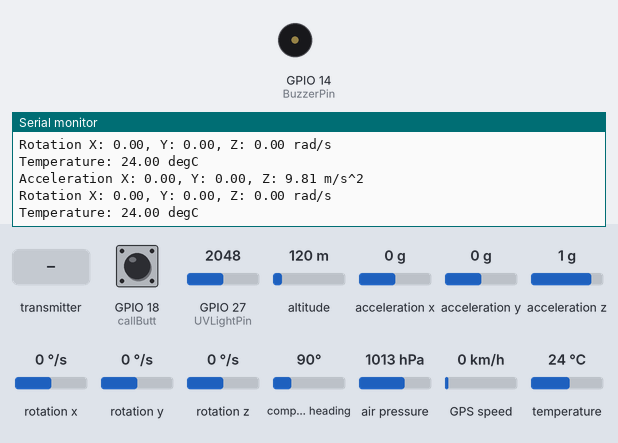
This sketch was run on a simulated ESP32. Shown: buzzer (waves = sounding, pin HIGH), the last lines printed to the serial monitor. The test bench sets the inputs (shaded band); at power-on: acceleration x 0 g, GPIO 18 (callButt) LOW, acceleration y 0 g, altitude 120 m, GPIO 27 (UVLightPin) = 2048, acceleration z 1 g, rotation x 0 °/s, rotation y 0 °/s, rotation z 0 °/s, compass heading 90°, air pressure 1013 hPa, GPS speed 0 km/h, temperature 24 °C. WiFi joins after 1.5 s; servers stay silent unless stated; uploads are accepted with an empty reply; the GPS gets a fix after 3 s at 37.7749, -122.4194 with 8 satellites.

Above: at 3.2 s.
3.3 s: acceleration x set to -1.4 g
At 3.51 s:
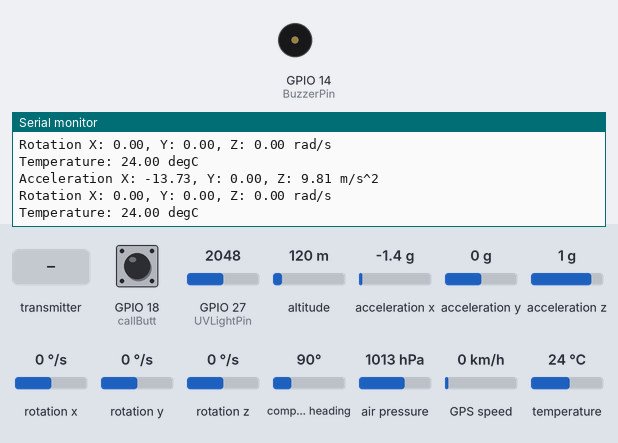
7.4 s: GPIO 18 (callButt) pulled HIGH for 1 s
9.9 s: the transmitter starts sending accX_ms2 = 0
At 9.91 s:
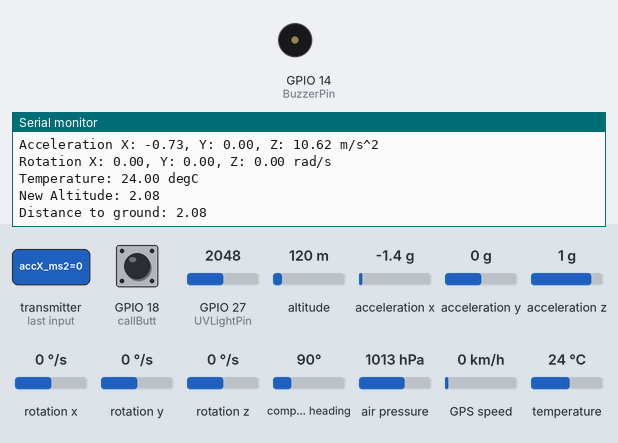
11.4 s: acceleration y set to -1.4 g
At 11.4 s:
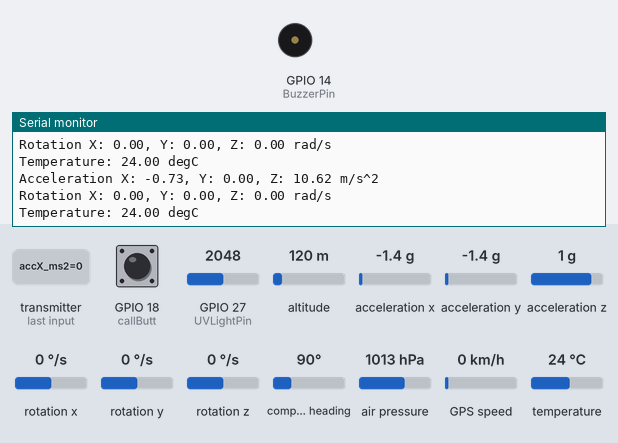
13.4 s: altitude set to 20 m
At 13.58 s:
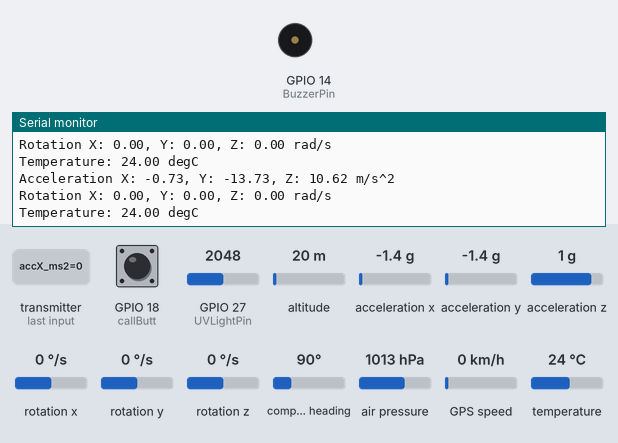
17.5 s: the transmitter starts sending accY_ms2 = 0
Timing chart, 0 to 20.5 s (numbered marks = the images above; inputs shaded):
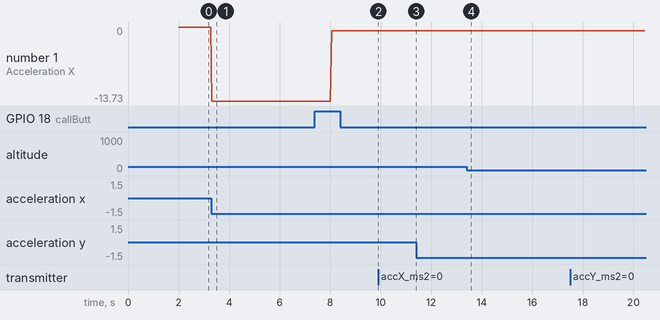

The sketch:

handSensor.ino
```cpp
#include <Adafruit_MPU6050.h>
#include <Adafruit_Sensor.h>
#include <Adafruit_BMP280.h>
#include <Wire.h>
#include <TinyGPS++.h>
#include <WiFi.h>
#include <esp_now.h>
#include <WebSocketsClient.h>
#include <ArduinoJson.h>
#include <HTTPClient.h>
#define GPS_BAUD 9600
#define GPSRx 16
#define GPSTx 17
#define callButt 18
#define UVLightPin 27
#define BuzzerPin 14

Adafruit_MPU6050 mpu;

TinyGPSPlus gps;

const char* ssid = "Mino";
const char* password = "AGoodPass";
const char* serverAddress = "172.20.10.8";
const char* webSocketIp = "192.168.10.173";
const int websocketPort=8080;
const int serverPort = 8080;
WebSocketsClient webSocket;
unsigned long previousMillis = 0;  // Variable to store last time data was sent
const long interval = 2000;

Adafruit_BMP280 bmp;

// Reference height (at the point where you start measuring)
float referenceHeight = 0.8; // Adjust this to the initial height in meters
float handHeight = 0;
float distanceGround=0;
float currentAltitude = 0;

const int numReadings = 10; // Number of readings to average for smoothing
float altitudeReadings[numReadings]; // Array to store readings for averaging
int readingIndex = 0;  // Index for the array
float totalAltitude = 0; // Total of all altitude readings

float referenceAltitude = 0; // Variable to store the reference altitude
float totalReferenceAltitude = 0; // Total of all reference altitude readings
int referenceIndex = 0;  // Index for the reference altitude array

unsigned long lastUpdateTime = 0;
unsigned long updateInterval = 5000; // Update the reference altitude every 10 seconds


const float referenceVoltageUV=3.3;
float uvIntensity;

sensors_event_t accel, gyro, temp;
double longtitude,latitude,altitude;
uint8_t timeHour,timeMinute,timeSecond;

float accelX_offset=0,accelY_offset=0,accelZ_offset=0,gyroX_offset=0,gyroY_offset=0,gyroZ_offset=0;
HardwareSerial gpsSerial(2);

int stepCount = 0;
bool stepDetected = false;
float previousAccZ = 0;
float stepThreshold = 1.5; // Threshold for step detection
float stepLength = 0.73;
float totalDistance = 0;
float prevMagnitude = 0;

float gyroDegX=0,gyroDegY=0,gyroDegZ=0;

typedef struct {
  float accX_ms2;
  float accY_ms2;
  float accZ_ms2;
  float gyroX_dps;
  float gyroY_dps;
  float gyroZ_dps;
  float altitude_m;
} SensorData;

SensorData receivedData;
float newAltitudeSlave=0;
void webSocketEvent(WStype_t type, uint8_t* payload, size_t length) {
    switch (type) {
        case WStype_CONNECTED:
            Serial.println("Connected to WebSocket server");
            // webSocket.sendTXT("Hello from ESP32");  // Send a test message after connection
            break;
        case WStype_DISCONNECTED:
            Serial.println("Disconnected from WebSocket server");
            break;
        case WStype_TEXT:
            // This block will handle any text message received
            Serial.print("Received Message: ");
            Serial.println((char*)payload);  // Print received message
            delay(10);
            break;
        case WStype_BIN:
            Serial.println("Received binary data");
            break;
        case WStype_ERROR:
            Serial.println("WebSocket error occurred");
            break;
    }
}
void onDataReceive(const esp_now_recv_info_t *info, const uint8_t *incomingData, int len) {
  if (len != sizeof(SensorData)) {
    Serial.println("⚠️ Received data size mismatch!");
    return;
  }
  memcpy(&receivedData, incomingData, sizeof(receivedData));
  Serial.print("New Altitude: ");
  Serial.println(newAltitudeSlave);
  distanceGround=newAltitudeSlave-receivedData.altitude_m;
  Serial.print("Distance to ground: ");
  Serial.println(distanceGround);
}
void checkDistance(void* params){
  while(1){

    newAltitudeSlave = bmp.readAltitude(1013.25);  // Read the altitude (in meters)

    // Wait for a short delay before the next reading
    vTaskDelay(pdMS_TO_TICKS(50));
  }
}
void detectStep(float accX, float accY, float accZ) {
  // Calculate the magnitude of acceleration (independent of orientation)
  float magnitude = sqrt(accX * accX + accY * accY + accZ * accZ);

  if (!stepDetected && (magnitude - prevMagnitude) > 1.2) {
    stepCount++;
    totalDistance += stepLength;

    Serial.print("Steps: ");
    Serial.print(stepCount);
    Serial.print(" | Distance: ");
    Serial.print(totalDistance);
    Serial.println(" meters");

    stepDetected = true;
  }
  else if ((magnitude - prevMagnitude) < 0.5) {
    stepDetected = false;
  }

  prevMagnitude = magnitude;
}
void readMpu6050(){
  mpu.getEvent(&accel, &gyro, &temp);
  accel.acceleration.x-=accelX_offset;
  accel.acceleration.y-=accelY_offset;
  accel.acceleration.z-=accelZ_offset;

  gyro.gyro.x-=gyroX_offset;
  gyro.gyro.y-=gyroY_offset;
  gyro.gyro.z-=gyroZ_offset;

  /* Print out the values */
  Serial.print("Acceleration X: ");
  Serial.print(accel.acceleration.x);
  Serial.print(", Y: ");
  Serial.print(accel.acceleration.y);
  Serial.print(", Z: ");
  Serial.print(accel.acceleration.z);
  Serial.println(" m/s^2");

  Serial.print("Rotation X: ");
  Serial.print(gyro.gyro.x);
  Serial.print(", Y: ");
  Serial.print(gyro.gyro.y);
  Serial.print(", Z: ");
  Serial.print(gyro.gyro.z);
  Serial.println(" rad/s");

  Serial.print("Temperature: ");
  Serial.print(temp.temperature);
  Serial.println(" degC");

  Serial.println("");
  detectStep(accel.acceleration.z,accel.acceleration.x,accel.acceleration.y);
  gyroDegX=gyro.gyro.x*(180.0/PI);
  gyroDegY=gyro.gyro.y*(180.0/PI);
  gyroDegZ=gyro.gyro.z*(180.0/PI);
}
void getAccelData(void* params){
  while(1){
    readMpu6050();
    vTaskDelay(pdMS_TO_TICKS(50));
  }
}
void gpsRead(){

  unsigned long start = millis();

  while (gpsSerial.available() > 0) {
    gps.encode(gpsSerial.read());
  }
  if (gps.location.isUpdated()) {
      latitude=gps.location.isValid() ? gps.location.lat() : 0.0;
      Serial.print("Latitude: ");
      Serial.print(latitude);
      longtitude=gps.location.isValid() ? gps.location.lng() : 0.0;
      Serial.print(" Longitude: ");
      Serial.print(longtitude);
      altitude=gps.altitude.isValid() ? gps.altitude.meters() : 0.0;
      Serial.print(" Altitude: ");
      Serial.print(altitude);
      Serial.print(" meters");
      Serial.println();

      Serial.print("Satellites: ");
      Serial.println(gps.satellites.value());
      timeHour=gps.time.hour();
      timeHour+=2;
      if(timeHour>24){
        timeHour=24-timeHour;
      }
      timeMinute=gps.time.minute();
      timeSecond=gps.time.second();
      Serial.print("Time: ");
      Serial.print(timeHour);
      Serial.print(":");
      Serial.print(timeMinute);
      Serial.print(":");
      Serial.print(timeSecond);
      Serial.println();
    }
}
void checkCallibraion(){
  if(digitalRead(callButt)){
    Serial.println("Button callibration clicked");
    Serial.println("Button callibration clicked");
    Serial.println("Button callibration clicked");
    long accelX_sum = 0, accelY_sum = 0, accelZ_sum = 0;
    long gyroX_sum = 0, gyroY_sum = 0, gyroZ_sum = 0;
    int readings = 30;  // Number of readings to average

    for (int i = 0; i < readings; i++) {
      sensors_event_t accel, gyro, temp;
      mpu.getEvent(&accel, &gyro, &temp);

      accelX_sum += accel.acceleration.x;
      accelY_sum += accel.acceleration.y;
      accelZ_sum += accel.acceleration.z;

      gyroX_sum += gyro.gyro.x;
      gyroY_sum += gyro.gyro.y;
      gyroZ_sum += gyro.gyro.z;

      delay(10);  // Short delay between readings
    }

    // Calculate the average values to get the offsets
    accelX_offset = accelX_sum / readings;
    accelY_offset = accelY_sum / readings;
    accelZ_offset = accelZ_sum / readings;

    gyroX_offset = gyroX_sum / readings;
    gyroY_offset = gyroY_sum / readings;
    gyroZ_offset = gyroZ_sum / readings;

    // Adjust for the accelerometer reading (expect 0G for X and Y, 1G for Z when stationary)
    accelZ_offset = accelZ_offset - 9.81;  // Adjust Z-axis to represent gravity (9.81 m/s^2)
  }
}
void readUVLight(){
  int uvReading = analogRead(UVLightPin);
  float voltage = (uvReading / 4095.0) * referenceVoltageUV;
  uvIntensity = (voltage - 0.99) * (15.0 / 1.8);

  if(uvIntensity<0){
    uvIntensity=0;
  }
  // Serial.print("UV Voltage: ");
  // Serial.print(voltage);
  // Serial.println(" V");

  // Serial.print("UV Intensity: ");
  // Serial.print(uvIntensity);
  // Serial.println(" mW/cm²");
}
void readSensors(void *params){
  while(1){
    checkCallibraion();
    readUVLight();
    gpsRead();
    vTaskDelay(500 / portTICK_PERIOD_MS);
  }
}
void sendWebsocket(void *params){
  while(1){
    webSocket.loop();  // Maintain WebSocket connection
    unsigned long currentMillis = millis();
    if (currentMillis - previousMillis >= interval) {
      // Save the last time we sent data
      previousMillis = currentMillis;
      String disp="Acceleration: ";
      disp+=String(accel.acceleration.x)+" ";
      disp+=String(accel.acceleration.y)+" ";
      disp+=String(accel.acceleration.z)+" ";
      disp+=" rad/s^2\n\n";
      disp+="Rotation: ";
      disp+=String(gyro.gyro.x)+ " ";
      disp+=String(gyro.gyro.y)+ " ";
      disp+=String(gyro.gyro.z)+ " ";
      disp+=" m/s^2\n\n";
      disp+="Temperature: ";
      disp+=String(temp.temperature);
      disp+=" degC\n\n";
      disp+="Latitude: ";
      disp+=String(latitude)+"\n\n";
      disp+="Longtitude: ";
      disp+=String(longtitude)+"\n\n";
      disp+="Altitude: ";
      disp+=String(altitude)+"\n\n";
      disp+="Time: ";
      disp+=String(timeHour)+":"+String(timeMinute)+":"+String(timeSecond)+"\n\n";
      disp+="UVIntensity: ";
      disp+=String(uvIntensity)+"\n\n";
      webSocket.sendTXT(disp);  // Send distance data via WebSocket
    }
    vTaskDelay(10 / portTICK_PERIOD_MS);
  }
}
void sendHttpRequest(void *params) {
  while (1) {
    unsigned long currentMillis = millis();
    if (currentMillis - previousMillis >= interval) {
      previousMillis = currentMillis;

      // Create JSON object
      StaticJsonDocument<256> jsonDoc;
      jsonDoc["acceleration_x"] = accel.acceleration.x;
      jsonDoc["acceleration_y"] = accel.acceleration.y;
      jsonDoc["acceleration_z"] = accel.acceleration.z;
      jsonDoc["altitude"]=distanceGround;
      //@TODO add the uv intensity here!!!

      // Serialize JSON to string
      String jsonPayload;
      serializeJson(jsonDoc, jsonPayload);

      // Send HTTP POST request
      HTTPClient http;
      String serverURL = "http://" + String(serverAddress) + ":" + String(serverPort) + "/data";  // Adjust endpoint
      http.begin(serverURL);
      // http.setTimeout(1200);  // <-- Add this line too
      http.addHeader("Content-Type", "application/json");

      int httpResponseCode = http.POST(jsonPayload);
      if (httpResponseCode > 0) {
        Serial.print("HTTP Response code: ");
        Serial.println(httpResponseCode);
      } else {
        Serial.print("HTTP Error: ");
        Serial.println(httpResponseCode);
      }
      http.end();
      // HTTPClient http2;
      // serverURL = "http://" + String(webSocketIp) + ":" + String(websocketPort) + "/data";  // Adjust endpoint
      // http2.begin(serverURL);
      // http2.setTimeout(1200);  // <-- Add this line too
      // http2.addHeader("Content-Type", "application/json");

      // httpResponseCode = http2.POST(jsonPayload);
      // if (httpResponseCode > 0) {
      //   Serial.print("HTTP2 Response code: ");
      //   Serial.println(httpResponseCode);
      // } else {
      //   Serial.print("HTTP2 Error: ");
      //   Serial.println(httpResponseCode);
      // }
      // http2.end();
    }
    vTaskDelay(100 / portTICK_PERIOD_MS);
  }
}

void setup(void) {
  Serial.begin(115200);
  pinMode(callButt, INPUT_PULLDOWN);
  pinMode(UVLightPin,INPUT);
  pinMode(BuzzerPin, OUTPUT);
  WiFi.mode(WIFI_STA);
  WiFi.begin(ssid, password);
  // Connect to WiFi
  Serial.print("Connecting to WiFi");
  while (WiFi.status() != WL_CONNECTED) {
      delay(1000);
      Serial.print(".");
  }
  Serial.println("\nWiFi connected");
  Serial.print("ESP32 IP: ");
  Serial.println(WiFi.localIP());

  // webSocket.begin(webSocketIp, websocketPort, "/");  // Connect to the WebSocket server
  // webSocket.onEvent(webSocketEvent);  // Attach event handler
  Serial.println("Adafruit MPU6050 test!");

  // Try to initialize!
  while (!mpu.begin()) {
    Serial.println("Failed to find MPU6050 chip");
    delay(5000);
  }
  Serial.println("MPU6050 Found!");

  mpu.setAccelerometerRange(MPU6050_RANGE_16_G);
  mpu.setGyroRange(MPU6050_RANGE_500_DEG);
  mpu.setFilterBandwidth(MPU6050_BAND_5_HZ);
  if (!bmp.begin(0x76)) {
    Serial.println("BMP280 not found!");
    while (1);
  }

  bmp.setSampling(Adafruit_BMP280::MODE_NORMAL,     // Continuous mode
                  Adafruit_BMP280::SAMPLING_X8,    // Temp oversampling x16
                  Adafruit_BMP280::SAMPLING_X8,    // Pressure oversampling x16
                  Adafruit_BMP280::FILTER_X8,      // IIR filter x16 to reduce noise
                  Adafruit_BMP280::STANDBY_MS_1);  // 63ms between readings

  // Set the initial reference altitude using the first reading
  referenceAltitude = bmp.readAltitude();  // Read the initial altitude
  Serial.print("Initial Reference Altitude: ");
  Serial.println(referenceAltitude);

  // Initialize the altitudeReadings array
  for (int i = 0; i < numReadings; i++) {
    altitudeReadings[i] = currentAltitude;
    totalAltitude += altitudeReadings[i];
  }

  gpsSerial.begin(GPS_BAUD,SERIAL_8N1,GPSRx,GPSTx);
  // Initialize ESP-NOW
  if (esp_now_init() != ESP_OK) {
    Serial.println("Error initializing ESP-NOW");
    return;
  }

  // Register the callback function for data reception
  esp_now_register_recv_cb(onDataReceive);

  xTaskCreatePinnedToCore(readSensors,"Reading sensors function",2000,NULL, 1, NULL, 0);
  xTaskCreatePinnedToCore(checkDistance, "Distance to floor check",2000, NULL, 1, NULL,0);
  xTaskCreatePinnedToCore(getAccelData, "Mpu6050 data",2000, NULL, 1, NULL,0);
  xTaskCreatePinnedToCore(sendHttpRequest,"Sends data to website",10000,NULL, 2, NULL, 1);
  // xTaskCreatePinnedToCore(sendWebsocket,"Sends data to website with websocket",10000,NULL, 1, NULL, 1);
}
void loop() {
  /* Get new sensor events with the readings */
  vTaskDelay(1000 / portTICK_PERIOD_MS);
}
```

Measured:
- after the input at 3.3 s, the serial monitor: prints a new line at once (image 1)
- after the input at 9.9 s, the serial monitor: prints a new line at once (image 2)
- plotted number 1: 0 → -13.73 after the input at 3.3 s, -13.73 → -0.73 after the input at 7.4 s
